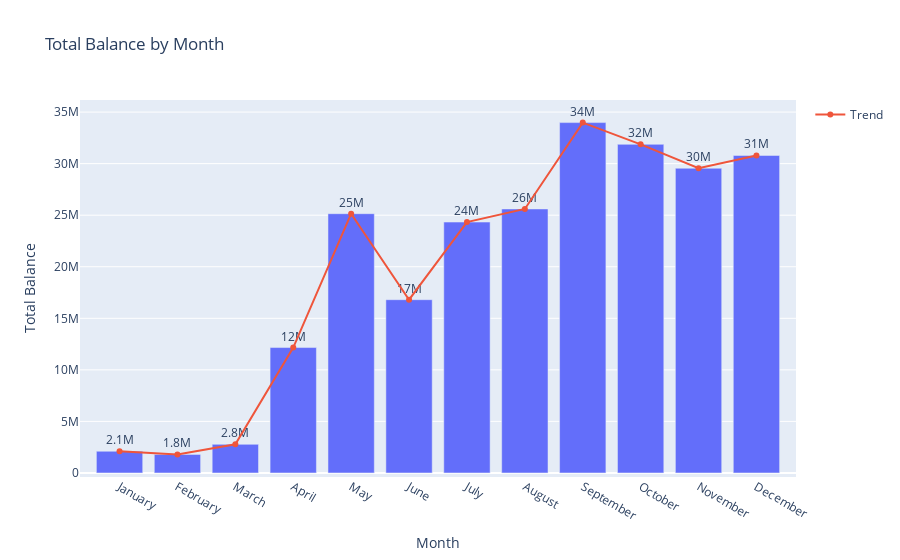

This figure's notebook cell:
### Markdown cell above
# 5. Total Balance by Month

Goal:
Track the month-wise trend of total balances to identify growth patterns, seasonal peaks, and fluctuations over the year.

Chart:
Combined Bar + Line Chart – bars show monthly totals, line overlays the trend progression.

EDA Type:
Time-series analysis (Univariate numerical variable over time).

Structure:

X-axis: Months (January to December).

Y-axis: Total Balance (in millions).

Bars: Monthly total balances ranging from 1.8M (February) to 34M (September).

Line: Overlaid trend line (red) connects monthly values to highlight changes and direction.

### Code cell
import plotly.express as px

# Aggregate balance by month
month_balance = df.groupby(["month_num", "month_name"])["balance"].sum().reset_index()

# Sort by month_num to keep order
month_balance = month_balance.sort_values("month_num")

# Line + bar combo chart
fig_month = px.bar(
    month_balance,
    x="month_name",
    y="balance",
    text="balance",
    title="Total Balance by Month",
    labels={"month_name": "Month", "balance": "Total Balance"}
)

# Add a line trace on top of bars
fig_month.add_scatter(
    x=month_balance["month_name"],
    y=month_balance["balance"],
    mode="lines+markers",
    name="Trend"
)

# Style labels
fig_month.update_traces(
    texttemplate='%{text:.2s}',   # short format (e.g. 1.2M, 530K)
    textposition="outside",
    selector=dict(type="bar")
)

# Save as PNG
fig_month.write_image("balance_by_month_line_bar.png")

# Show interactive chart
fig_month.show()

### Figure 1 — Plotly figure (JSON) as saved in the notebook; plotly's stock layout.template omitted (floating-point values rounded to 4 significant figures)
{"data": [{"hovertemplate": "Month=%{x}<br>Total Balance=%{text}<extra></extra>", "legendgroup": "", "marker": {"color": "#636efa", "pattern": {"shape": ""}}, "name": "", "orientation": "v", "showlegend": false, "text": [2105000.0, 1800000.0, 2776000.0, 12160000.0, 25150000.0, 16800000.0, 24330000.0, 25600000.0, 33980000.0, 31870000.0, 29550000.0, 30790000.0], "textposition": "outside", "texttemplate": "%{text:.2s}", "type": "bar", "x": ["January", "February", "March", "April", "May", "June", "July", "August", "September", "October", "November", "December"], "xaxis": "x", "y": [2105000.0, 1800000.0, 2776000.0, 12160000.0, 25150000.0, 16800000.0, 24330000.0, 25600000.0, 33980000.0, 31870000.0, 29550000.0, 30790000.0], "yaxis": "y"}, {"mode": "lines+markers", "name": "Trend", "type": "scatter", "x": ["January", "February", "March", "April", "May", "June", "July", "August", "September", "October", "November", "December"], "y": [2105000.0, 1800000.0, 2776000.0, 12160000.0, 25150000.0, 16800000.0, 24330000.0, 25600000.0, 33980000.0, 31870000.0, 29550000.0, 30790000.0]}], "layout": {"barmode": "relative", "legend": {"tracegroupgap": 0}, "title": {"text": "Total Balance by Month"}, "xaxis": {"anchor": "y", "domain": [0, 1], "title": {"text": "Month"}}, "yaxis": {"anchor": "x", "domain": [0, 1], "title": {"text": "Total Balance"}}}}
